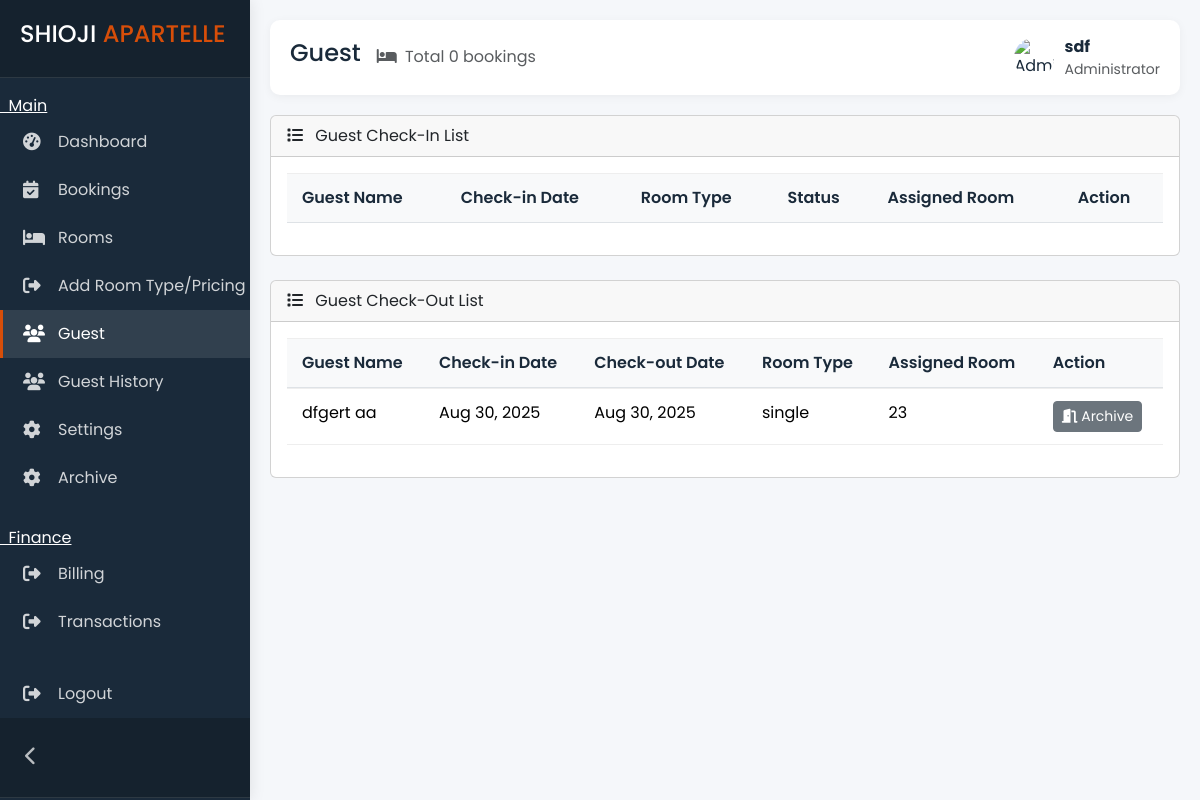
/admin/guest.php (signed in), run on an earlier commit of the app's database.
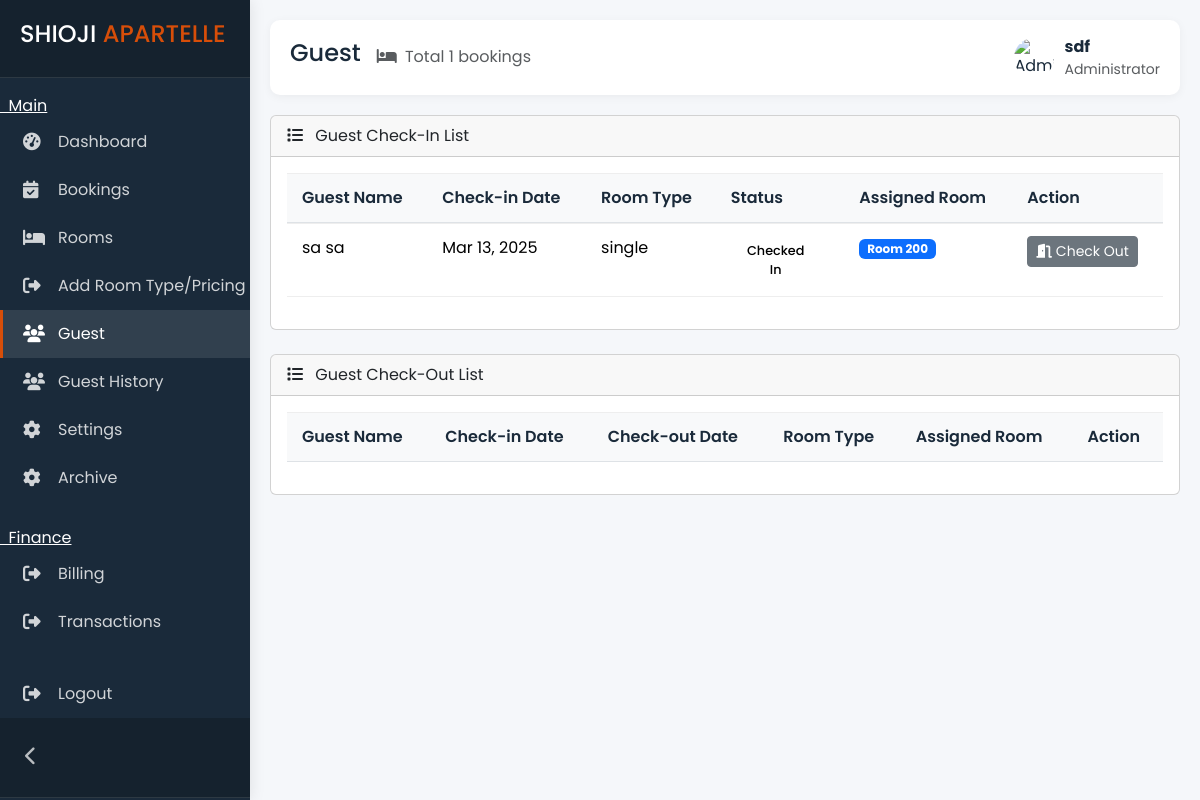
And on a later commit of the database.
### tables this page shows
CREATE TABLE `rooms` (
  `room_id` int(11) NOT NULL,
  `guest_id` int(11) DEFAULT NULL,
  `room_type_id` int(10) NOT NULL,
  `status` enum('available','occupied') NOT NULL,
  `archive` enum('yes','no') NOT NULL DEFAULT 'no'
);

CREATE TABLE `guests` (
  `guest_id` int(11) NOT NULL,
  `room_id` int(11) DEFAULT NULL,
  `first_name` varchar(200) NOT NULL,
  `last_name` varchar(200) NOT NULL,
  `email` varchar(200) NOT NULL,
  `phone` varchar(200) NOT NULL,
  `checkin_date` date DEFAULT NULL,
  `checkout_date` date DEFAULT NULL,
  `no_of_guest` tinyint(1) NOT NULL,
  `status` varchar(200) DEFAULT NULL,
  `password` varchar(250) DEFAULT NULL
);

CREATE TABLE `room_types` (
  `room_type_id` int(11) NOT NULL,
  `type` varchar(200) NOT NULL,
  `price` double(10,2) NOT NULL DEFAULT 0.00,
  `created_at` timestamp NOT NULL DEFAULT current_timestamp(),
  `archive` enum('yes','no') NOT NULL DEFAULT 'no'
);

### admin/guest.php (the view, shortened to what the changed rows need)
<?php
include '../connect.php';
$sql = "
    SELECT g.*, r.room_type_id, rt.type, rt.price
    FROM guests g
    LEFT JOIN rooms r ON g.room_id = r.room_id
    LEFT JOIN room_types rt ON r.room_type_id = rt.room_type_id
    WHERE g.status = 'checked_in'
";
$result = $conn->query($sql);
?>
<!DOCTYPE html>
<html lang="en">
<?php include 'head.php'; ?>
<body>
    <div class="main-content" id="mainContent">
        <div class="topbar">
            <div class="topbar-left">
                <div class="d-flex align-items-center">
                    <div class="ms-3 text-muted d-none d-md-block">
                        <i class="fas fa-bed me-1"></i>
                        <span>Total <?php echo $result->num_rows; ?> bookings</span>
                    </div>
                </div>
            </div>
        </div>
        <div class="card">
            <div class="card-body">
                <div class="table-responsive">
                    <table id="bookingsTable" class="table table-hover">
                        <thead>
                            <tr>
                                <th>Guest Name</th>
                                <th>Check-in Date</th>
                                <th>Room Type</th>
                                <th>Status</th>
                                <th>Assigned Room</th>
                                <th>Action</th>
                            </tr>
                        </thead>
                        <tbody>
                            <?php if ($result && $result->num_rows > 0): ?>
                                <?php while ($row = $result->fetch_assoc()): ?>
                                    <tr>
                                        <td><?php echo htmlspecialchars($row['first_name'] . ' ' . $row['last_name']); ?></td>
                                        <td><?php echo date('M d, Y', strtotime($row['checkin_date'])); ?></td>
                                        <td><?php echo htmlspecialchars($row['type']); ?></td>
                                        <td>
                                            <span class="status-badge status-<?php echo $row['status']; ?>">
                                                <?php
                                                $status = $row['status'];
                                                echo match ($status) {
                                                    'confirmed'   => 'Confirmed',
                                                    'checked_in'  => 'Checked In',
                                                    'checked_out' => 'Checked Out',
                                                    'cancelled'   => 'Cancelled',
                                                    default       => ucfirst($status),
                                                };
                                                ?>
                                            </span>
                                        </td>
                                        <td>
                                            <?php if (!empty($row['room_id'])): ?>
                                                <span class="badge bg-primary">Room <?php echo htmlspecialchars($row['room_id']); ?></span>
                                            <?php else: ?>
                                                <span class="text-muted">Not assigned</span>
                                            <?php endif; ?>
                                        </td>
                                        <td>
                                            <?php if (empty($row['room_id'])): ?>
                                                <button
                                                    class="btn btn-primary btn-sm assign-btn"
                                                    data-book-id="<?php echo $row['guest_id']; ?>"
                                                    data-guest-name="<?php echo htmlspecialchars($row['first_name'] . ' ' . $row['last_name']); ?>"
                                                    data-bs-toggle="modal"
                                                    data-bs-target="#assignModal">
                                                    Assign Room
                                                </button>
                                            <?php else: ?>
                                                <form action="" method="POST" onsubmit="return confirm('Are you sure you want to check out this guest?');">
                                                    <button type="submit" name="check_out" class="btn btn-secondary btn-sm">
                                                        <i class="fas fa-door-open"></i> Check Out
                                                    </button>
                                                </form>
                                            <?php endif; ?>
                                        </td>
                                    </tr>
                                <?php endwhile; ?>
                            <?php else: ?>
                                <!-- <tr>
                                    <td colspan="7" class="text-center py-4">No bookings found</td>
                                </tr> -->
                            <?php endif; ?>
                        </tbody>
                    </table>
                </div>
            </div>
        </div>
        <div class="card mt-4">
            <div class="card-body">
                <div class="table-responsive">
                    <table id="bookingsTable2" class="table table-hover">
                        <thead>
                            <tr>
                                <th>Guest Name</th>
                                <th>Check-in Date</th>
                                <th>Check-out Date</th>
                                <th>Room Type</th>
                                <th>Assigned Room</th>
                                <th>Action</th>
                            </tr>
                        </thead>
                        <tbody>
                            <?php
                            $sql = "
                        SELECT g.*, r.room_type_id, rt.type, rt.price, r.room_id
                        FROM guests g
                        LEFT JOIN rooms r ON g.room_id = r.room_id
                        LEFT JOIN room_types rt ON r.room_type_id = rt.room_type_id
                        WHERE g.status = 'checked_out'
                    ";
                            $result2 = $conn->query($sql);
                            ?>
                            <?php if ($result2 && $result2->num_rows > 0): ?>
                                <?php while ($row = $result2->fetch_assoc()): ?>
                                    <tr>
                                        <td><?php echo htmlspecialchars($row['first_name'] . ' ' . $row['last_name']); ?></td>
                                        <td>
                                            <?php echo $row['checkin_date']
                                                ? date('M d, Y', strtotime($row['checkin_date']))
                                                : ''; ?>
                                        </td>
                                        <td>
                                            <?php echo $row['checkout_date']
                                                ? date('M d, Y', strtotime($row['checkout_date']))
                                                : ''; ?>
                                        </td>
                                        <td><?php echo htmlspecialchars($row['type'] ?? 'Standard'); ?></td>
                                        <td><?php echo htmlspecialchars($row['room_id'] ?? ''); ?></td>
                                        <td>
                                            <form action="" method="POST"
                                                onsubmit="return confirm('Are you sure you want to check out this guest?');">
                                                <button type="submit" name="archive" class="btn btn-secondary btn-sm">
                                                    <i class="fas fa-door-open"></i> Archive
                                                </button>
                                            </form>
                                        </td>
                                    </tr>
                                <?php endwhile; ?>
                            <?php else: ?>
                                <!-- <tr>
                                    <td colspan="6" class="text-center py-4">No checked-out guests found</td>
                                </tr> -->
                            <?php endif; ?>
                        </tbody>
                    </table>
                </div>
            </div>
        </div>
    </div>
</body>
</html>

What changed in the data, as far as the page shows it:
removed rooms: guests.first_name+last_name "dfgert aa", guests.checkin_date "Aug 30, 2025", guests.checkout_date "Aug 30, 2025", room_type.type "single", room_id "23", shown under "Guest"
added rooms: guest.last_name "sa sa", guest.checkin_date "Mar 13, 2025", room_type.type "single", guest.status "Checked In", guest.room_id "200", shown under "Guest"
Also different on the page:
$result->num_rows: "0" → "1"
